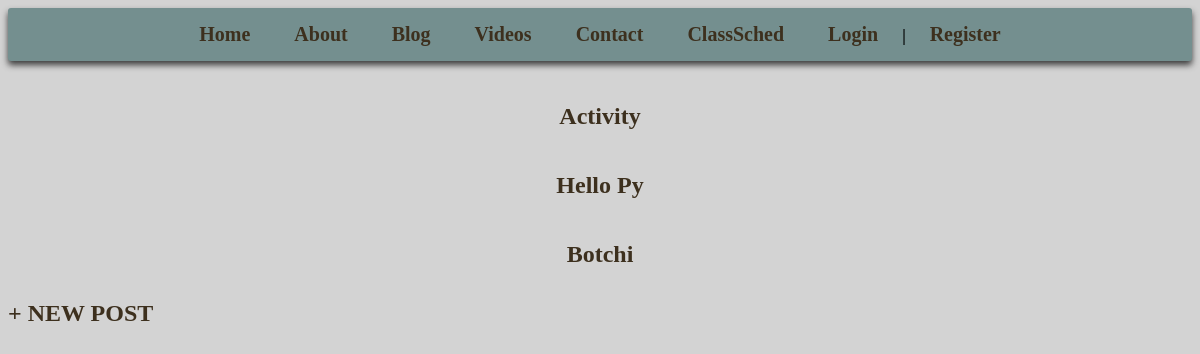
Before: /blog/ with the older database file.
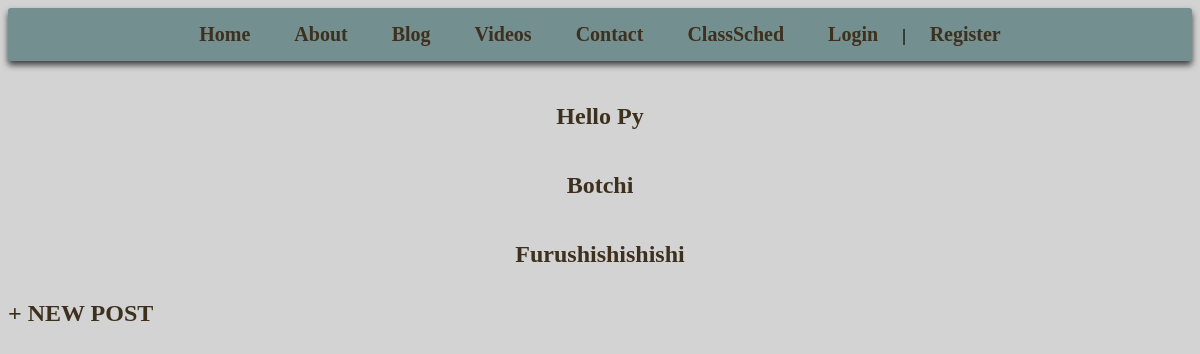
After: the same page with the newer database file.
### app/models.py (models this page shows, shortened)
class Post(models.Model):
    title = models.CharField(max_length=100)
    author = models.ForeignKey("auth.user", on_delete=models.CASCADE)
    body = models.TextField()
    header_image = models.ImageField(null=True, blank=True, upload_to="images/")

### app/views.py (the view)
# urls.py: path('blog/', BlogListView.as_view(), name='blog'),
class BlogListView(ListView):
    model = Post
    context_object_name = 'posts'
    template_name = 'app/blog_list.html'

### app/templates/app/blog_list.html (shortened to what this page needs)
{%  extends 'app/base.html' %}
{% load static %}
{% block content%}
    {% for post in posts %}
    <div class="post-entry">
            <h2><a href="{% url 'blog_detail' post.pk %}">{{post.title}}</a></h2>
        </div>
    {% endfor %}
    <a href="{% url 'blog_create' %}"> + NEW POST </a>
{% endblock content %}

### app/templates/app/base.html (shortened to what this page needs)
{% load static %}
<!DOCTYPE html>
<html lang="en">
<head>
    <link rel="stylesheet" href="{% static 'css/base.css' %}">
</head>
<body>
    {% include 'app/navbar.html' %}
    {% block content %}
    {% endblock content %}
</body>
</html>

### app/templates/app/navbar.html (shortened to what this page needs)
<header>
    <a href="{% url 'home' %}">Home</a>
    <a href="{% url 'about' %}">About</a>
    <a href="{% url 'blog' %}">Blog</a>
    <a href="{% url 'Video_list' %}">Videos</a>
    <a href="{% url 'Contact' %}">Contact</a>
    <a href="{% url 'class_schedule' %}">ClassSched</a>
    {% if user.is_authenticated %}
    <p>Welcome, {{ user.username }}!</p>
    <form method="post" action="{% url 'logout' %}">
        {% csrf_token %}
        <button type="submit" class="btn-primary">Logout</button>
    </form>
{% else %}
    <a href="{% url 'login' %}">Login</a> | <a href="{% url 'register' %}">Register</a>
{% endif %}
</header>

### static/css/base.css (style rules this page uses)
body { background-color: lightgrey; }
a { color: rgb(61, 48, 30); text-decoration: none; font-weight: bold; font-size: 24px; }

### app/templates/app/base.html (style rules this page uses)
header { text-align: center; padding: 15px 25px; background-color: rgb(116, 143, 143); border-radius: 3px; font-weight: bold; box-shadow: 0 4px 6px #3d3d3d; margin-bottom: 2rem; }
header a { font-size: 20px; padding-inline: 20px; font-weight: bold; text-decoration: none; }
h2 { text-align: center; font-weight: bold; font-size: 35px; }
h2 a { color: rgb(61, 48, 30); text-decoration: none; }

Changed rows visible on the page:
removed Post: title "Activity"
added Post: title "Furushishishishi"
